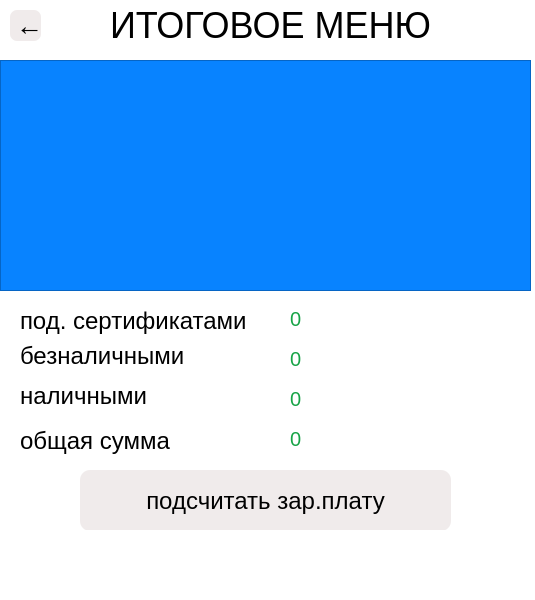
<?xml version="1.0" encoding="UTF-8"?>
<ui version="4.0">
 <class>MainWindow</class>
 <widget class="QMainWindow" name="MainWindow">
  <property name="geometry">
   <rect>
    <x>0</x>
    <y>0</y>
    <width>535</width>
    <height>600</height>
   </rect>
  </property>
  <property name="windowTitle">
   <string>Client Program</string>
  </property>
  <property name="styleSheet">
   <string notr="true">background-color:white</string>
  </property>
  <widget class="QWidget" name="centralwidget">
   <widget class="QTableView" name="tableView">
    <property name="geometry">
     <rect>
      <x>0</x>
      <y>60</y>
      <width>531</width>
      <height>231</height>
     </rect>
    </property>
    <property name="styleSheet">
     <string notr="true">background-color: #0883ff;
color: white</string>
    </property>
   </widget>
   <widget class="QPushButton" name="move_seller_menu">
    <property name="geometry">
     <rect>
      <x>10</x>
      <y>10</y>
      <width>31</width>
      <height>31</height>
     </rect>
    </property>
    <property name="styleSheet">
     <string notr="true">font-size: 20pt;
background-color: #f0ebeb;

border-radius: 7;
color: black</string>
    </property>
    <property name="text">
     <string>	←</string>
    </property>
   </widget>
   <widget class="QLabel" name="label">
    <property name="geometry">
     <rect>
      <x>110</x>
      <y>10</y>
      <width>321</width>
      <height>31</height>
     </rect>
    </property>
    <property name="styleSheet">
     <string notr="true">font-size: 27pt;
color: black
</string>
    </property>
    <property name="text">
     <string>ИТОГОВОЕ МЕНЮ</string>
    </property>
   </widget>
   <widget class="QLabel" name="label_2">
    <property name="geometry">
     <rect>
      <x>20</x>
      <y>380</y>
      <width>171</width>
      <height>31</height>
     </rect>
    </property>
    <property name="styleSheet">
     <string notr="true">font-size: 18pt;
color: black
</string>
    </property>
    <property name="text">
     <string>наличными</string>
    </property>
   </widget>
   <widget class="QLabel" name="label_3">
    <property name="geometry">
     <rect>
      <x>20</x>
      <y>340</y>
      <width>201</width>
      <height>31</height>
     </rect>
    </property>
    <property name="styleSheet">
     <string notr="true">font-size: 18pt;
color: black
</string>
    </property>
    <property name="text">
     <string>безналичными</string>
    </property>
   </widget>
   <widget class="QLabel" name="label_4">
    <property name="geometry">
     <rect>
      <x>20</x>
      <y>420</y>
      <width>201</width>
      <height>41</height>
     </rect>
    </property>
    <property name="styleSheet">
     <string notr="true">font-size: 18pt;
color: black
</string>
    </property>
    <property name="text">
     <string>общая сумма</string>
    </property>
   </widget>
   <widget class="QPushButton" name="zp_seller">
    <property name="geometry">
     <rect>
      <x>80</x>
      <y>470</y>
      <width>371</width>
      <height>61</height>
     </rect>
    </property>
    <property name="styleSheet">
     <string notr="true">font-size: 18pt;
background-color: #f0ebeb;

border-radius: 10;
color: black</string>
    </property>
    <property name="text">
     <string>подсчитать зар.плату</string>
    </property>
   </widget>
   <widget class="QLabel" name="b_nal">
    <property name="geometry">
     <rect>
      <x>290</x>
      <y>350</y>
      <width>191</width>
      <height>17</height>
     </rect>
    </property>
    <property name="styleSheet">
     <string notr="true">QLabel{font-size: 15pt;}

QLabel{color: rgb(23, 163, 70);}</string>
    </property>
    <property name="text">
     <string>0</string>
    </property>
   </widget>
   <widget class="QLabel" name="obsch_summ">
    <property name="geometry">
     <rect>
      <x>290</x>
      <y>430</y>
      <width>221</width>
      <height>17</height>
     </rect>
    </property>
    <property name="styleSheet">
     <string notr="true">QLabel{font-size: 15pt;}

QLabel{color: rgb(23, 163, 70);}</string>
    </property>
    <property name="text">
     <string>0</string>
    </property>
   </widget>
   <widget class="QLabel" name="ps">
    <property name="geometry">
     <rect>
      <x>290</x>
      <y>310</y>
      <width>201</width>
      <height>17</height>
     </rect>
    </property>
    <property name="styleSheet">
     <string notr="true">QLabel{font-size: 15pt;}

QLabel{color: rgb(23, 163, 70);}</string>
    </property>
    <property name="text">
     <string>0</string>
    </property>
   </widget>
   <widget class="QLabel" name="label_8">
    <property name="geometry">
     <rect>
      <x>20</x>
      <y>300</y>
      <width>261</width>
      <height>41</height>
     </rect>
    </property>
    <property name="styleSheet">
     <string notr="true">font-size: 18pt;
color: black
</string>
    </property>
    <property name="text">
     <string>под. сертификатами</string>
    </property>
   </widget>
   <widget class="QLabel" name="nal">
    <property name="geometry">
     <rect>
      <x>290</x>
      <y>390</y>
      <width>201</width>
      <height>17</height>
     </rect>
    </property>
    <property name="styleSheet">
     <string notr="true">QLabel{font-size: 15pt;}
QLabel{color: rgb(23, 163, 70);}</string>
    </property>
    <property name="text">
     <string>0</string>
    </property>
   </widget>
   <widget class="QLabel" name="zar_plat">
    <property name="geometry">
     <rect>
      <x>40</x>
      <y>530</y>
      <width>511</width>
      <height>51</height>
     </rect>
    </property>
    <property name="styleSheet">
     <string notr="true">font-size: 20pt;
color: black
</string>
    </property>
    <property name="text">
     <string/>
    </property>
   </widget>
  </widget>
  <widget class="QStatusBar" name="statusbar"/>
 </widget>
 <resources/>
 <connections/>
</ui>
